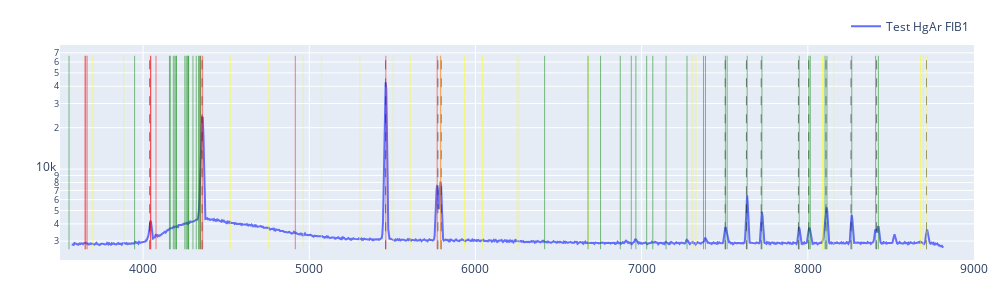

Notebook cell for this chart:
### Code cell
import numpy as np
import plotly.graph_objects as go

def to_native_float(a):
    a = np.asarray(a)

    if a.dtype.byteorder not in ("=", "|"):
        a = a.byteswap().view(a.dtype.newbyteorder("="))

    return np.ascontiguousarray(a, dtype=np.float64)

# Convert arrays for Plotly (native endian)
x = to_native_float(solx)
y1 = to_native_float(intellical_near_f1)
y2 = to_native_float(hg_f1)

fig = go.Figure()
# fig.add_trace(go.Scatter(x=x, y=y1, mode="lines", name="Intellical Hg FIB1"))
fig.add_trace(go.Scatter(x=x, y=y2, mode="lines", name="Test HgAr FIB1"))

peaks, _ = find_peaks(hg_f1, height=1000, width=(0, 15), prominence=500)
peaks = refine_peaks(hg_f1, peaks, window_width=5)

ymin = np.nanmin(y1[y1 > 0])
ymax = np.nanmax(y1)

for p in peaks:
    xp = float(x[int(p)])

    fig.add_trace(
        go.Scatter(
            x=[xp, xp],
            y=[ymin, ymax],
            mode="lines",
            line=dict(color="black", width=0.5, dash="dash"),
            hovertemplate=(
                "Peak<br>"
                f"pixel = {p:.2f}<br>"
                "λ = %{x:.2f}<br>"
                "<extra></extra>"
            ),
            showlegend=False
        )
    )

for line in newport_hgar["Wavelength (nm)"]:
    lam = float(line) * 10.0
    fig.add_trace(
        go.Scatter(
            x=[lam, lam],
            y=[ymin, ymax],
            mode="lines",
            line=dict(color="red", width=0.5),
            hovertemplate=(
                "Hg line<br>"
                "λ = %{x:.2f}<br>"
                "<extra></extra>"
            ),
            showlegend=False
        )
    )
for line in newport_hgar["Wavelength (nm)"]:
    lam = float(line) * 10.0 * 2
    fig.add_trace(
        go.Scatter(
            x=[lam, lam],
            y=[ymin, ymax],
            mode="lines",
            line=dict(color="yellow", width=0.5),
            hovertemplate=(
                "Hg 2rd line<br>"
                "λ = %{x:.2f}<br>"
                "<extra></extra>"
            ),
            showlegend=False
        )
    )
for line in newport_ar["Wavelength (nm)"]:
    lam = float(line) * 10.0
    fig.add_trace(
        go.Scatter(
            x=[lam, lam],
            y=[ymin, ymax],
            mode="lines",
            line=dict(color="green", width=0.5),
            hovertemplate=(
                "Ar line<br>"
                "λ = %{x:.2f}<br>"
                "<extra></extra>"
            ),
            showlegend=False
        )
    )

fig.update_layout(
    width=1000,
    height=300,
    yaxis_type="log",
    xaxis_range=[3500, 9000],
    margin=dict(l=60, r=20, t=40, b=40),
    legend=dict(orientation="h", y=1.02, x=1, xanchor="right", yanchor="bottom"),
)

fig.show()

### Figure 1 — Plotly figure (JSON) as saved in the notebook; plotly's stock layout.template omitted (floating-point values rounded to 4 significant figures; data arrays with more than 128 entries replaced by an {"elided": "..."} marker saying what was removed)
{"data": [{"mode": "lines", "name": "Test HgAr FIB1", "type": "scatter", "x": {"elided": "1340 float values"}, "y": {"elided": "1340 float values"}}, {"hovertemplate": "Peak<br>pixel = 117.98<br>λ = %{x:.2f}<br><extra></extra>", "line": {"color": "black", "dash": "dash", "width": 0.5}, "mode": "lines", "showlegend": false, "type": "scatter", "x": [4040.0, 4040.0], "y": [2617.0, 66660.0]}, {"hovertemplate": "Peak<br>pixel = 196.31<br>λ = %{x:.2f}<br><extra></extra>", "line": {"color": "black", "dash": "dash", "width": 0.5}, "mode": "lines", "showlegend": false, "type": "scatter", "x": [4355.0, 4355.0], "y": [2617.0, 66660.0]}, {"hovertemplate": "Peak<br>pixel = 475.19<br>λ = %{x:.2f}<br><extra></extra>", "line": {"color": "black", "dash": "dash", "width": 0.5}, "mode": "lines", "showlegend": false, "type": "scatter", "x": [5460.0, 5460.0], "y": [2617.0, 66660.0]}, {"hovertemplate": "Peak<br>pixel = 555.10<br>λ = %{x:.2f}<br><extra></extra>", "line": {"color": "black", "dash": "dash", "width": 0.5}, "mode": "lines", "showlegend": false, "type": "scatter", "x": [5774.0, 5774.0], "y": [2617.0, 66660.0]}, {"hovertemplate": "Peak<br>pixel = 560.20<br>λ = %{x:.2f}<br><extra></extra>", "line": {"color": "black", "dash": "dash", "width": 0.5}, "mode": "lines", "showlegend": false, "type": "scatter", "x": [5793.0, 5793.0], "y": [2617.0, 66660.0]}, {"hovertemplate": "Peak<br>pixel = 999.73<br>λ = %{x:.2f}<br><extra></extra>", "line": {"color": "black", "dash": "dash", "width": 0.5}, "mode": "lines", "showlegend": false, "type": "scatter", "x": [7503.0, 7503.0], "y": [2617.0, 66660.0]}, {"hovertemplate": "Peak<br>pixel = 1032.83<br>λ = %{x:.2f}<br><extra></extra>", "line": {"color": "black", "dash": "dash", "width": 0.5}, "mode": "lines", "showlegend": false, "type": "scatter", "x": [7631.0, 7631.0], "y": [2617.0, 66660.0]}, {"hovertemplate": "Peak<br>pixel = 1055.89<br>λ = %{x:.2f}<br><extra></extra>", "line": {"color": "black", "dash": "dash", "width": 0.5}, "mode": "lines", "showlegend": false, "type": "scatter", "x": [7720.0, 7720.0], "y": [2617.0, 66660.0]}, {"hovertemplate": "Peak<br>pixel = 1113.81<br>λ = %{x:.2f}<br><extra></extra>", "line": {"color": "black", "dash": "dash", "width": 0.5}, "mode": "lines", "showlegend": false, "type": "scatter", "x": [7944.0, 7944.0], "y": [2617.0, 66660.0]}, {"hovertemplate": "Peak<br>pixel = 1129.96<br>λ = %{x:.2f}<br><extra></extra>", "line": {"color": "black", "dash": "dash", "width": 0.5}, "mode": "lines", "showlegend": false, "type": "scatter", "x": [8005.0, 8005.0], "y": [2617.0, 66660.0]}, {"hovertemplate": "Peak<br>pixel = 1156.56<br>λ = %{x:.2f}<br><extra></extra>", "line": {"color": "black", "dash": "dash", "width": 0.5}, "mode": "lines", "showlegend": false, "type": "scatter", "x": [8109.0, 8109.0], "y": [2617.0, 66660.0]}, {"hovertemplate": "Peak<br>pixel = 1195.92<br>λ = %{x:.2f}<br><extra></extra>", "line": {"color": "black", "dash": "dash", "width": 0.5}, "mode": "lines", "showlegend": false, "type": "scatter", "x": [8260.0, 8260.0], "y": [2617.0, 66660.0]}, {"hovertemplate": "Peak<br>pixel = 1235.81<br>λ = %{x:.2f}<br><extra></extra>", "line": {"color": "black", "dash": "dash", "width": 0.5}, "mode": "lines", "showlegend": false, "type": "scatter", "x": [8414.0, 8414.0], "y": [2617.0, 66660.0]}, {"hovertemplate": "Peak<br>pixel = 1313.81<br>λ = %{x:.2f}<br><extra></extra>", "line": {"color": "black", "dash": "dash", "width": 0.5}, "mode": "lines", "showlegend": false, "type": "scatter", "x": [8714.0, 8714.0], "y": [2617.0, 66660.0]}, {"hovertemplate": "Hg line<br>λ = %{x:.2f}<br><extra></extra>", "line": {"color": "red", "width": 0.5}, "mode": "lines", "showlegend": false, "type": "scatter", "x": [1849.0, 1849.0], "y": [2617.0, 66660.0]}, {"hovertemplate": "Hg line<br>λ = %{x:.2f}<br><extra></extra>", "line": {"color": "red", "width": 0.5}, "mode": "lines", "showlegend": false, "type": "scatter", "x": [1942.0, 1942.0], "y": [2617.0, 66660.0]}, {"hovertemplate": "Hg line<br>λ = %{x:.2f}<br><extra></extra>", "line": {"color": "red", "width": 0.5}, "mode": "lines", "showlegend": false, "type": "scatter", "x": [2262.0, 2262.0], "y": [2617.0, 66660.0]}, {"hovertemplate": "Hg line<br>λ = %{x:.2f}<br><extra></extra>", "line": {"color": "red", "width": 0.5}, "mode": "lines", "showlegend": false, "type": "scatter", "x": [2378.0, 2378.0], "y": [2617.0, 66660.0]}, {"hovertemplate": "Hg line<br>λ = %{x:.2f}<br><extra></extra>", "line": {"color": "red", "width": 0.5}, "mode": "lines", "showlegend": false, "type": "scatter", "x": [2482, 2482], "y": [2617.0, 66660.0]}, {"hovertemplate": "Hg line<br>λ = %{x:.2f}<br><extra></extra>", "line": {"color": "red", "width": 0.5}, "mode": "lines", "showlegend": false, "type": "scatter", "x": [2536.0, 2536.0], "y": [2617.0, 66660.0]}, {"hovertemplate": "Hg line<br>λ = %{x:.2f}<br><extra></extra>", "line": {"color": "red", "width": 0.5}, "mode": "lines", "showlegend": false, "type": "scatter", "x": [2652, 2652], "y": [2617.0, 66660.0]}, {"hovertemplate": "Hg line<br>λ = %{x:.2f}<br><extra></extra>", "line": {"color": "red", "width": 0.5}, "mode": "lines", "showlegend": false, "type": "scatter", "x": [2753.0, 2753.0], "y": [2617.0, 66660.0]}, {"hovertemplate": "Hg line<br>λ = %{x:.2f}<br><extra></extra>", "line": {"color": "red", "width": 0.5}, "mode": "lines", "showlegend": false, "type": "scatter", "x": [2804.0, 2804.0], "y": [2617.0, 66660.0]}, {"hovertemplate": "Hg line<br>λ = %{x:.2f}<br><extra></extra>", "line": {"color": "red", "width": 0.5}, "mode": "lines", "showlegend": false, "type": "scatter", "x": [2894.0, 2894.0], "y": [2617.0, 66660.0]}, {"hovertemplate": "Hg line<br>λ = %{x:.2f}<br><extra></extra>", "line": {"color": "red", "width": 0.5}, "mode": "lines", "showlegend": false, "type": "scatter", "x": [2967.0, 2967.0], "y": [2617.0, 66660.0]}, {"hovertemplate": "Hg line<br>λ = %{x:.2f}<br><extra></extra>", "line": {"color": "red", "width": 0.5}, "mode": "lines", "showlegend": false, "type": "scatter", "x": [3022.0, 3022.0], "y": [2617.0, 66660.0]}, {"hovertemplate": "Hg line<br>λ = %{x:.2f}<br><extra></extra>", "line": {"color": "red", "width": 0.5}, "mode": "lines", "showlegend": false, "type": "scatter", "x": [3126.0, 3126.0], "y": [2617.0, 66660.0]}, {"hovertemplate": "Hg line<br>λ = %{x:.2f}<br><extra></extra>", "line": {"color": "red", "width": 0.5}, "mode": "lines", "showlegend": false, "type": "scatter", "x": [3132.0, 3132.0], "y": [2617.0, 66660.0]}, {"hovertemplate": "Hg line<br>λ = %{x:.2f}<br><extra></extra>", "line": {"color": "red", "width": 0.5}, "mode": "lines", "showlegend": false, "type": "scatter", "x": [3342.0, 3342.0], "y": [2617.0, 66660.0]}, {"hovertemplate": "Hg line<br>λ = %{x:.2f}<br><extra></extra>", "line": {"color": "red", "width": 0.5}, "mode": "lines", "showlegend": false, "type": "scatter", "x": [3650.0, 3650.0], "y": [2617.0, 66660.0]}, {"hovertemplate": "Hg line<br>λ = %{x:.2f}<br><extra></extra>", "line": {"color": "red", "width": 0.5}, "mode": "lines", "showlegend": false, "type": "scatter", "x": [3655.0, 3655.0], "y": [2617.0, 66660.0]}, {"hovertemplate": "Hg line<br>λ = %{x:.2f}<br><extra></extra>", "line": {"color": "red", "width": 0.5}, "mode": "lines", "showlegend": false, "type": "scatter", "x": [3663.0, 3663.0], "y": [2617.0, 66660.0]}, {"hovertemplate": "Hg line<br>λ = %{x:.2f}<br><extra></extra>", "line": {"color": "red", "width": 0.5}, "mode": "lines", "showlegend": false, "type": "scatter", "x": [4044.0, 4044.0], "y": [2617.0, 66660.0]}, {"hovertemplate": "Hg line<br>λ = %{x:.2f}<br><extra></extra>", "line": {"color": "red", "width": 0.5}, "mode": "lines", "showlegend": false, "type": "scatter", "x": [4047.0, 4047.0], "y": [2617.0, 66660.0]}, {"hovertemplate": "Hg line<br>λ = %{x:.2f}<br><extra></extra>", "line": {"color": "red", "width": 0.5}, "mode": "lines", "showlegend": false, "type": "scatter", "x": [4078.0, 4078.0], "y": [2617.0, 66660.0]}, {"hovertemplate": "Hg line<br>λ = %{x:.2f}<br><extra></extra>", "line": {"color": "red", "width": 0.5}, "mode": "lines", "showlegend": false, "type": "scatter", "x": [4339.0, 4339.0], "y": [2617.0, 66660.0]}, {"hovertemplate": "Hg line<br>λ = %{x:.2f}<br><extra></extra>", "line": {"color": "red", "width": 0.5}, "mode": "lines", "showlegend": false, "type": "scatter", "x": [4348.0, 4348.0], "y": [2617.0, 66660.0]}, {"hovertemplate": "Hg line<br>λ = %{x:.2f}<br><extra></extra>", "line": {"color": "red", "width": 0.5}, "mode": "lines", "showlegend": false, "type": "scatter", "x": [4358.0, 4358.0], "y": [2617.0, 66660.0]}, {"hovertemplate": "Hg line<br>λ = %{x:.2f}<br><extra></extra>", "line": {"color": "red", "width": 0.5}, "mode": "lines", "showlegend": false, "type": "scatter", "x": [4916, 4916], "y": [2617.0, 66660.0]}, {"hovertemplate": "Hg line<br>λ = %{x:.2f}<br><extra></extra>", "line": {"color": "red", "width": 0.5}, "mode": "lines", "showlegend": false, "type": "scatter", "x": [5461.0, 5461.0], "y": [2617.0, 66660.0]}, {"hovertemplate": "Hg line<br>λ = %{x:.2f}<br><extra></extra>", "line": {"color": "red", "width": 0.5}, "mode": "lines", "showlegend": false, "type": "scatter", "x": [5770.0, 5770.0], "y": [2617.0, 66660.0]}, {"hovertemplate": "Hg line<br>λ = %{x:.2f}<br><extra></extra>", "line": {"color": "red", "width": 0.5}, "mode": "lines", "showlegend": false, "type": "scatter", "x": [5791.0, 5791.0], "y": [2617.0, 66660.0]}, {"hovertemplate": "Hg 2rd line<br>λ = %{x:.2f}<br><extra></extra>", "line": {"color": "yellow", "width": 0.5}, "mode": "lines", "showlegend": false, "type": "scatter", "x": [3698.0, 3698.0], "y": [2617.0, 66660.0]}, {"hovertemplate": "Hg 2rd line<br>λ = %{x:.2f}<br><extra></extra>", "line": {"color": "yellow", "width": 0.5}, "mode": "lines", "showlegend": false, "type": "scatter", "x": [3883.0, 3883.0], "y": [2617.0, 66660.0]}, {"hovertemplate": "Hg 2rd line<br>λ = %{x:.2f}<br><extra></extra>", "line": {"color": "yellow", "width": 0.5}, "mode": "lines", "showlegend": false, "type": "scatter", "x": [4524.0, 4524.0], "y": [2617.0, 66660.0]}, {"hovertemplate": "Hg 2rd line<br>λ = %{x:.2f}<br><extra></extra>", "line": {"color": "yellow", "width": 0.5}, "mode": "lines", "showlegend": false, "type": "scatter", "x": [4757.0, 4757.0], "y": [2617.0, 66660.0]}, {"hovertemplate": "Hg 2rd line<br>λ = %{x:.2f}<br><extra></extra>", "line": {"color": "yellow", "width": 0.5}, "mode": "lines", "showlegend": false, "type": "scatter", "x": [4964, 4964], "y": [2617.0, 66660.0]}, {"hovertemplate": "Hg 2rd line<br>λ = %{x:.2f}<br><extra></extra>", "line": {"color": "yellow", "width": 0.5}, "mode": "lines", "showlegend": false, "type": "scatter", "x": [5073, 5073], "y": [2617.0, 66660.0]}, {"hovertemplate": "Hg 2rd line<br>λ = %{x:.2f}<br><extra></extra>", "line": {"color": "yellow", "width": 0.5}, "mode": "lines", "showlegend": false, "type": "scatter", "x": [5304, 5304], "y": [2617.0, 66660.0]}, {"hovertemplate": "Hg 2rd line<br>λ = %{x:.2f}<br><extra></extra>", "line": {"color": "yellow", "width": 0.5}, "mode": "lines", "showlegend": false, "type": "scatter", "x": [5506.0, 5506.0], "y": [2617.0, 66660.0]}, {"hovertemplate": "Hg 2rd line<br>λ = %{x:.2f}<br><extra></extra>", "line": {"color": "yellow", "width": 0.5}, "mode": "lines", "showlegend": false, "type": "scatter", "x": [5607, 5607], "y": [2617.0, 66660.0]}, {"hovertemplate": "Hg 2rd line<br>λ = %{x:.2f}<br><extra></extra>", "line": {"color": "yellow", "width": 0.5}, "mode": "lines", "showlegend": false, "type": "scatter", "x": [5787.0, 5787.0], "y": [2617.0, 66660.0]}, {"hovertemplate": "Hg 2rd line<br>λ = %{x:.2f}<br><extra></extra>", "line": {"color": "yellow", "width": 0.5}, "mode": "lines", "showlegend": false, "type": "scatter", "x": [5935.0, 5935.0], "y": [2617.0, 66660.0]}, {"hovertemplate": "Hg 2rd line<br>λ = %{x:.2f}<br><extra></extra>", "line": {"color": "yellow", "width": 0.5}, "mode": "lines", "showlegend": false, "type": "scatter", "x": [6043, 6043], "y": [2617.0, 66660.0]}, {"hovertemplate": "Hg 2rd line<br>λ = %{x:.2f}<br><extra></extra>", "line": {"color": "yellow", "width": 0.5}, "mode": "lines", "showlegend": false, "type": "scatter", "x": [6251.0, 6251.0], "y": [2617.0, 66660.0]}, {"hovertemplate": "Hg 2rd line<br>λ = %{x:.2f}<br><extra></extra>", "line": {"color": "yellow", "width": 0.5}, "mode": "lines", "showlegend": false, "type": "scatter", "x": [6263.0, 6263.0], "y": [2617.0, 66660.0]}, {"hovertemplate": "Hg 2rd line<br>λ = %{x:.2f}<br><extra></extra>", "line": {"color": "yellow", "width": 0.5}, "mode": "lines", "showlegend": false, "type": "scatter", "x": [6683, 6683], "y": [2617.0, 66660.0]}, {"hovertemplate": "Hg 2rd line<br>λ = %{x:.2f}<br><extra></extra>", "line": {"color": "yellow", "width": 0.5}, "mode": "lines", "showlegend": false, "type": "scatter", "x": [7300.0, 7300.0], "y": [2617.0, 66660.0]}, {"hovertemplate": "Hg 2rd line<br>λ = %{x:.2f}<br><extra></extra>", "line": {"color": "yellow", "width": 0.5}, "mode": "lines", "showlegend": false, "type": "scatter", "x": [7310.0, 7310.0], "y": [2617.0, 66660.0]}, {"hovertemplate": "Hg 2rd line<br>λ = %{x:.2f}<br><extra></extra>", "line": {"color": "yellow", "width": 0.5}, "mode": "lines", "showlegend": false, "type": "scatter", "x": [7327.0, 7327.0], "y": [2617.0, 66660.0]}, {"hovertemplate": "Hg 2rd line<br>λ = %{x:.2f}<br><extra></extra>", "line": {"color": "yellow", "width": 0.5}, "mode": "lines", "showlegend": false, "type": "scatter", "x": [8089.0, 8089.0], "y": [2617.0, 66660.0]}, {"hovertemplate": "Hg 2rd line<br>λ = %{x:.2f}<br><extra></extra>", "line": {"color": "yellow", "width": 0.5}, "mode": "lines", "showlegend": false, "type": "scatter", "x": [8093.0, 8093.0], "y": [2617.0, 66660.0]}, {"hovertemplate": "Hg 2rd line<br>λ = %{x:.2f}<br><extra></extra>", "line": {"color": "yellow", "width": 0.5}, "mode": "lines", "showlegend": false, "type": "scatter", "x": [8156.0, 8156.0], "y": [2617.0, 66660.0]}, {"hovertemplate": "Hg 2rd line<br>λ = %{x:.2f}<br><extra></extra>", "line": {"color": "yellow", "width": 0.5}, "mode": "lines", "showlegend": false, "type": "scatter", "x": [8678.0, 8678.0], "y": [2617.0, 66660.0]}, {"hovertemplate": "Hg 2rd line<br>λ = %{x:.2f}<br><extra></extra>", "line": {"color": "yellow", "width": 0.5}, "mode": "lines", "showlegend": false, "type": "scatter", "x": [8695, 8695], "y": [2617.0, 66660.0]}, {"hovertemplate": "Hg 2rd line<br>λ = %{x:.2f}<br><extra></extra>", "line": {"color": "yellow", "width": 0.5}, "mode": "lines", "showlegend": false, "type": "scatter", "x": [8717.0, 8717.0], "y": [2617.0, 66660.0]}, {"hovertemplate": "Hg 2rd line<br>λ = %{x:.2f}<br><extra></extra>", "line": {"color": "yellow", "width": 0.5}, "mode": "lines", "showlegend": false, "type": "scatter", "x": [9832, 9832], "y": [2617.0, 66660.0]}, {"hovertemplate": "Hg 2rd line<br>λ = %{x:.2f}<br><extra></extra>", "line": {"color": "yellow", "width": 0.5}, "mode": "lines", "showlegend": false, "type": "scatter", "x": [10920.0, 10920.0], "y": [2617.0, 66660.0]}, {"hovertemplate": "Hg 2rd line<br>λ = %{x:.2f}<br><extra></extra>", "line": {"color": "yellow", "width": 0.5}, "mode": "lines", "showlegend": false, "type": "scatter", "x": [11540.0, 11540.0], "y": [2617.0, 66660.0]}, {"hovertemplate": "Hg 2rd line<br>λ = %{x:.2f}<br><extra></extra>", "line": {"color": "yellow", "width": 0.5}, "mode": "lines", "showlegend": false, "type": "scatter", "x": [11580.0, 11580.0], "y": [2617.0, 66660.0]}, {"hovertemplate": "Ar line<br>λ = %{x:.2f}<br><extra></extra>", "line": {"color": "green", "width": 0.5}, "mode": "lines", "showlegend": false, "type": "scatter", "x": [3554.0, 3554.0], "y": [2617.0, 66660.0]}, {"hovertemplate": "Ar line<br>λ = %{x:.2f}<br><extra></extra>", "line": {"color": "green", "width": 0.5}, "mode": "lines", "showlegend": false, "type": "scatter", "x": [3949, 3949], "y": [2617.0, 66660.0]}, {"hovertemplate": "Ar line<br>λ = %{x:.2f}<br><extra></extra>", "line": {"color": "green", "width": 0.5}, "mode": "lines", "showlegend": false, "type": "scatter", "x": [4159.0, 4159.0], "y": [2617.0, 66660.0]}, {"hovertemplate": "Ar line<br>λ = %{x:.2f}<br><extra></extra>", "line": {"color": "green", "width": 0.5}, "mode": "lines", "showlegend": false, "type": "scatter", "x": [4164, 4164], "y": [2617.0, 66660.0]}, {"hovertemplate": "Ar line<br>λ = %{x:.2f}<br><extra></extra>", "line": {"color": "green", "width": 0.5}, "mode": "lines", "showlegend": false, "type": "scatter", "x": [4182.0, 4182.0], "y": [2617.0, 66660.0]}, {"hovertemplate": "Ar line<br>λ = %{x:.2f}<br><extra></extra>", "line": {"color": "green", "width": 0.5}, "mode": "lines", "showlegend": false, "type": "scatter", "x": [4191, 4191], "y": [2617.0, 66660.0]}, {"hovertemplate": "Ar line<br>λ = %{x:.2f}<br><extra></extra>", "line": {"color": "green", "width": 0.5}, "mode": "lines", "showlegend": false, "type": "scatter", "x": [4198, 4198], "y": [2617.0, 66660.0]}, {"hovertemplate": "Ar line<br>λ = %{x:.2f}<br><extra></extra>", "line": {"color": "green", "width": 0.5}, "mode": "lines", "showlegend": false, "type": "scatter", "x": [4201.0, 4201.0], "y": [2617.0, 66660.0]}, {"hovertemplate": "Ar line<br>λ = %{x:.2f}<br><extra></extra>", "line": {"color": "green", "width": 0.5}, "mode": "lines", "showlegend": false, "type": "scatter", "x": [4251.0, 4251.0], "y": [2617.0, 66660.0]}, {"hovertemplate": "Ar line<br>λ = %{x:.2f}<br><extra></extra>", "line": {"color": "green", "width": 0.5}, "mode": "lines", "showlegend": false, "type": "scatter", "x": [4259.0, 4259.0], "y": [2617.0, 66660.0]}, {"hovertemplate": "Ar line<br>λ = %{x:.2f}<br><extra></extra>", "line": {"color": "green", "width": 0.5}, "mode": "lines", "showlegend": false, "type": "scatter", "x": [4266.0, 4266.0], "y": [2617.0, 66660.0]}, {"hovertemplate": "Ar line<br>λ = %{x:.2f}<br><extra></extra>", "line": {"color": "green", "width": 0.5}, "mode": "lines", "showlegend": false, "type": "scatter", "x": [4272.0, 4272.0], "y": [2617.0, 66660.0]}, {"hovertemplate": "Ar line<br>λ = %{x:.2f}<br><extra></extra>", "line": {"color": "green", "width": 0.5}, "mode": "lines", "showlegend": false, "type": "scatter", "x": [4274, 4274], "y": [2617.0, 66660.0]}, {"hovertemplate": "Ar line<br>λ = %{x:.2f}<br><extra></extra>", "line": {"color": "green", "width": 0.5}, "mode": "lines", "showlegend": false, "type": "scatter", "x": [4300.0, 4300.0], "y": [2617.0, 66660.0]}, {"hovertemplate": "Ar line<br>λ = %{x:.2f}<br><extra></extra>", "line": {"color": "green", "width": 0.5}, "mode": "lines", "showlegend": false, "type": "scatter", "x": [4320, 4320], "y": [2617.0, 66660.0]}, {"hovertemplate": "Ar line<br>λ = %{x:.2f}<br><extra></extra>", "line": {"color": "green", "width": 0.5}, "mode": "lines", "showlegend": false, "type": "scatter", "x": [4334.0, 4334.0], "y": [2617.0, 66660.0]}, {"hovertemplate": "Ar line<br>λ = %{x:.2f}<br><extra></extra>", "line": {"color": "green", "width": 0.5}, "mode": "lines", "showlegend": false, "type": "scatter", "x": [4345.0, 4345.0], "y": [2617.0, 66660.0]}, {"hovertemplate": "Ar line<br>λ = %{x:.2f}<br><extra></extra>", "line": {"color": "green", "width": 0.5}, "mode": "lines", "showlegend": false, "type": "scatter", "x": [6416.0, 6416.0], "y": [2617.0, 66660.0]}, {"hovertemplate": "Ar line<br>λ = %{x:.2f}<br><extra></extra>", "line": {"color": "green", "width": 0.5}, "mode": "lines", "showlegend": false, "type": "scatter", "x": [6677.0, 6677.0], "y": [2617.0, 66660.0]}, {"hovertemplate": "Ar line<br>λ = %{x:.2f}<br><extra></extra>", "line": {"color": "green", "width": 0.5}, "mode": "lines", "showlegend": false, "type": "scatter", "x": [6753.0, 6753.0], "y": [2617.0, 66660.0]}, {"hovertemplate": "Ar line<br>λ = %{x:.2f}<br><extra></extra>", "line": {"color": "green", "width": 0.5}, "mode": "lines", "showlegend": false, "type": "scatter", "x": [6871.0, 6871.0], "y": [2617.0, 66660.0]}, {"hovertemplate": "Ar line<br>λ = %{x:.2f}<br><extra></extra>", "line": {"color": "green", "width": 0.5}, "mode": "lines", "showlegend": false, "type": "scatter", "x": [6938.0, 6938.0], "y": [2617.0, 66660.0]}, {"hovertemplate": "Ar line<br>λ = %{x:.2f}<br><extra></extra>", "line": {"color": "green", "width": 0.5}, "mode": "lines", "showlegend": false, "type": "scatter", "x": [6965.0, 6965.0], "y": [2617.0, 66660.0]}, {"hovertemplate": "Ar line<br>λ = %{x:.2f}<br><extra></extra>", "line": {"color": "green", "width": 0.5}, "mode": "lines", "showlegend": false, "type": "scatter", "x": [7030.0, 7030.0], "y": [2617.0, 66660.0]}, {"hovertemplate": "Ar line<br>λ = %{x:.2f}<br><extra></extra>", "line": {"color": "green", "width": 0.5}, "mode": "lines", "showlegend": false, "type": "scatter", "x": [7067.0, 7067.0], "y": [2617.0, 66660.0]}, {"hovertemplate": "Ar line<br>λ = %{x:.2f}<br><extra></extra>", "line": {"color": "green", "width": 0.5}, "mode": "lines", "showlegend": false, "type": "scatter", "x": [7147, 7147], "y": [2617.0, 66660.0]}, {"hovertemplate": "Ar line<br>λ = %{x:.2f}<br><extra></extra>", "line": {"color": "green", "width": 0.5}, "mode": "lines", "showlegend": false, "type": "scatter", "x": [7273.0, 7273.0], "y": [2617.0, 66660.0]}, {"hovertemplate": "Ar line<br>λ = %{x:.2f}<br><extra></extra>", "line": {"color": "green", "width": 0.5}, "mode": "lines", "showlegend": false, "type": "scatter", "x": [7372.0, 7372.0], "y": [2617.0, 66660.0]}, {"hovertemplate": "Ar line<br>λ = %{x:.2f}<br><extra></extra>", "line": {"color": "green", "width": 0.5}, "mode": "lines", "showlegend": false, "type": "scatter", "x": [7384, 7384], "y": [2617.0, 66660.0]}, {"hovertemplate": "Ar line<br>λ = %{x:.2f}<br><extra></extra>", "line": {"color": "green", "width": 0.5}, "mode": "lines", "showlegend": false, "type": "scatter", "x": [7504.0, 7504.0], "y": [2617.0, 66660.0]}, {"hovertemplate": "Ar line<br>λ = %{x:.2f}<br><extra></extra>", "line": {"color": "green", "width": 0.5}, "mode": "lines", "showlegend": false, "type": "scatter", "x": [7515.0, 7515.0], "y": [2617.0, 66660.0]}, {"hovertemplate": "Ar line<br>λ = %{x:.2f}<br><extra></extra>", "line": {"color": "green", "width": 0.5}, "mode": "lines", "showlegend": false, "type": "scatter", "x": [7635.0, 7635.0], "y": [2617.0, 66660.0]}, {"hovertemplate": "Ar line<br>λ = %{x:.2f}<br><extra></extra>", "line": {"color": "green", "width": 0.5}, "mode": "lines", "showlegend": false, "type": "scatter", "x": [7724.0, 7724.0], "y": [2617.0, 66660.0]}, {"hovertemplate": "Ar line<br>λ = %{x:.2f}<br><extra></extra>", "line": {"color": "green", "width": 0.5}, "mode": "lines", "showlegend": false, "type": "scatter", "x": [7948.0, 7948.0], "y": [2617.0, 66660.0]}, {"hovertemplate": "Ar line<br>λ = %{x:.2f}<br><extra></extra>", "line": {"color": "green", "width": 0.5}, "mode": "lines", "showlegend": false, "type": "scatter", "x": [8006.0, 8006.0], "y": [2617.0, 66660.0]}, {"hovertemplate": "Ar line<br>λ = %{x:.2f}<br><extra></extra>", "line": {"color": "green", "width": 0.5}, "mode": "lines", "showlegend": false, "type": "scatter", "x": [8015.0, 8015.0], "y": [2617.0, 66660.0]}, {"hovertemplate": "Ar line<br>λ = %{x:.2f}<br><extra></extra>", "line": {"color": "green", "width": 0.5}, "mode": "lines", "showlegend": false, "type": "scatter", "x": [8104.0, 8104.0], "y": [2617.0, 66660.0]}, {"hovertemplate": "Ar line<br>λ = %{x:.2f}<br><extra></extra>", "line": {"color": "green", "width": 0.5}, "mode": "lines", "showlegend": false, "type": "scatter", "x": [8115.0, 8115.0], "y": [2617.0, 66660.0]}, {"hovertemplate": "Ar line<br>λ = %{x:.2f}<br><extra></extra>", "line": {"color": "green", "width": 0.5}, "mode": "lines", "showlegend": false, "type": "scatter", "x": [8264.0, 8264.0], "y": [2617.0, 66660.0]}, {"hovertemplate": "Ar line<br>λ = %{x:.2f}<br><extra></extra>", "line": {"color": "green", "width": 0.5}, "mode": "lines", "showlegend": false, "type": "scatter", "x": [8408.0, 8408.0], "y": [2617.0, 66660.0]}, {"hovertemplate": "Ar line<br>λ = %{x:.2f}<br><extra></extra>", "line": {"color": "green", "width": 0.5}, "mode": "lines", "showlegend": false, "type": "scatter", "x": [8425.0, 8425.0], "y": [2617.0, 66660.0]}], "layout": {"height": 300, "legend": {"orientation": "h", "x": 1, "xanchor": "right", "y": 1.02, "yanchor": "bottom"}, "margin": {"b": 40, "l": 60, "r": 20, "t": 40}, "width": 1000, "xaxis": {"range": [3500, 9000]}, "yaxis": {"type": "log"}}}
